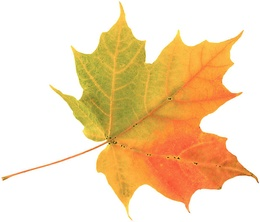
%> input picture leaf.jpg, 260 x 222 px, shrunk from 619 x 528 before the run
$ octave f2018B5A70456H.m   (GNU Octave 9; MATLAB toolbox functions it lacks are replaced by stand-ins)
%> lines starting %> are read from the running program, lines starting %| are printed output that depends on the picture; in (x1, y1, x2, y2) boxes, pixels count from 0 and x2, y2 are one past the last pixel; in counts of white or black regions, pixels touching at a corner belong together; the program's own positions count from 1
### interpolate.m
function scaledImg = interpolate(originalImg)
    %Billinear interpolation to increase the number of pixels in the image
    [m,n] = size(originalImg);
    temp = zeros(2*m, 2*n);
    scaledImg = zeros(2*m,2*n);

    k = 1; % running index for the scaled Image
    % Inserting rows to obtain temp
    for i = 1:m
        for j = 1:n
            temp(k,j) = originalImg(i,j); % putting the original row
        end
        k = k+1;
        % inserting a row
        if i<m
            for j = 1:n
                temp(k,j) = (originalImg(i,j) + originalImg(i+1, j))/2;

            end
            k = k+1;

        elseif i==m
            for j = 1:n
                temp(k,j) = originalImg(i,j); % putting the original row
            end
        end
    end

    % Inserting columns to obtain final scaledImg
    k = 1;
    for i = 1:n
        for j = 1:(2*m)
            scaledImg(j,k) = temp(j,i); % putting the original row
        end
        k = k+1;
        % inserting a new column
        if i<n
            for j = 1:(2*m)
                scaledImg(j,k) = fix((temp(j,i) + temp(j,i+1))/2);
            end
            k = k+1;

        elseif i==n
            for j = 1:(2*m)
                scaledImg(j,k) = temp(j,i); % putting the original row
            end
        end
    end
    scaledImg = uint8(scaledImg);

end

### correctedInterpolate.m
function scaledImg = correctedInterpolate(originalImg)
    % Billinear interpolation to increase the number of pixels in the image
    [m,n] = size(originalImg);
    temp = zeros(2*m, 2*n);
    scaledImg = zeros(2*m,2*n);

    k = 1; % running index for the scaled Image
    % Inserting rows to obtain temp
    for i = 1:m-1
           for j = 1:n
               temp(k,j) = originalImg(i,j); % putting the original row
           end
           k = k+1;
           if i<m-1
               % Inserting a row using interpolation
               for j = 1:n
                   temp(k,j) = (originalImg(i,j) + originalImg(i+1, j))/2;
               end
               k = k+1;
           end
    end
    % Inserting last 3 rows
    % 3rd last row
    for j = 1:n
        temp(k,j) = (originalImg(i,j)*2/3 + originalImg(i+1,j)*1/3);
    end
    k = k+1;
    % 2nd last row
    for j = 1:n
        temp(k,j) = (originalImg(i,j)*1/3 + originalImg(i+1,j)*2/3);
    end
    k = k+1;
    i = i+1;
    %last row
    for j = 1:n
        temp(k,j) = originalImg(i,j);
    end

    %Inserting columns to obtain the final scaledImg
    k = 1;
    for i = 1:n-1
           for j = 1:(2*m)
               scaledImg(j,k) = temp(j,i); % putting the original row
           end
           k = k+1;
           if i<n-1
               % Inserting a row using interpolation
               for j = 1:(2*m)
                   scaledImg(j,k) = (temp(j,i) + temp(j,i+1))/2;
               end
               k = k+1;
           end
    end
    % Inserting last 3 columns
    % 3rd last column
    for j = 1:(2*m)
        scaledImg(j,k) = temp(j,i)*2/3 + temp(j,i+1)*1/3;
    end
    k = k+1;
    % 2nd last row
    for j = 1:(2*m)
        scaledImg(j,k) = temp(j,i)*1/3 + temp(j,i+1)*2/3;
    end
    k = k+1;
    i = i+1;
    %last row
    for j = 1:(2*m)
        scaledImg(j,k) = temp(j,i);
    end

    scaledImg = uint8(scaledImg);
end

### f2018B5A70456H.m
clear;
ImgName = input("Enter the name of the image (without quotes):",'s'); %eg: leaf.jpg
%> the answer given: leaf.jpg
originalImg = imread(ImgName);
%> originalImg is the input picture: size 222x260x3 uint8; mean R, G, B 243.6, 217.2, 181.2
s = size(size(originalImg)); % To check if the image is grayscale or colour
%> s = [1 3]
if isequal(s,[1,2])
    "Image is grayscale"
    scaledImg = interpolate(double(originalImg));
    correctedScaled = correctedInterpolate(double(originalImg));

elseif isequal(s,[1,3])
    "Image is color"
    [R,G,B] = imsplit(originalImg); %split into R,G,B matrices
    scaledR = interpolate(double(R));
%> after the loop in interpolate, `for i = 1:m`: k = 444
%> after the loop in interpolate, `for i = 1:n`: k = 520
    scaledG = interpolate(double(G));
    scaledB = interpolate(double(B));
    scaledImg = cat(3,scaledR,scaledG,scaledB); %concatenate the scaled R,G,B matrices
%> scaledImg: size 444x520x3 uint8

    correctedscR = correctedInterpolate(double(R));
%> after the loop in correctedInterpolate, `for j = 1:n`: temp: size 444x520 double; min 0, max 255, mean 121.2
%> after the loop in correctedInterpolate, `for j = 1:n`: temp: size 444x520 double; min 0, max 255, mean 121.5
%> after the loop in correctedInterpolate, `for j = 1:n`: temp: size 444x520 double; min 0, max 255, mean 121.8; mean of the top-left, top-right, bottom-left and bottom-right quarters 240.9, 0, 246.3, 0
%> after the loop in correctedInterpolate, `for j = 1:(2*m)`: scaledImg: size 444x520 double; min 0, max 255, mean 242.6
%> after the loop in correctedInterpolate, `for j = 1:(2*m)`: scaledImg: size 444x520 double; min 0, max 255, mean 243.1
%> after the loop in correctedInterpolate, `for j = 1:(2*m)`: scaledImg: size 444x520 double; min 77, max 255, mean 243.6; mean of the top-left, top-right, bottom-left and bottom-right quarters 237.7, 244.1, 246.3, 246.3
    correctedscG = correctedInterpolate(double(G));
%> after the loop in correctedInterpolate (call 2), `for j = 1:n`: temp: size 444x520 double; min 0, max 255, mean 108
%> after the loop in correctedInterpolate (call 2), `for j = 1:n`: temp: size 444x520 double; min 0, max 255, mean 108.3
%> after the loop in correctedInterpolate (call 2), `for j = 1:n`:
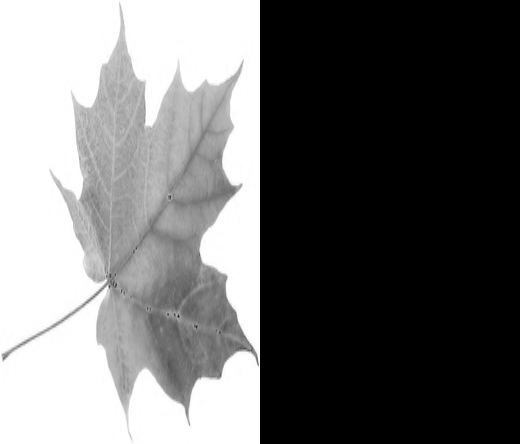
%> temp: size 444x520 double; min 0, max 255, mean 108.6; mean of the top-left, top-right, bottom-left and bottom-right quarters 222.6, 0, 211.8, 0
%> after the loop in correctedInterpolate (call 2), `for j = 1:(2*m)`: scaledImg: size 444x520 double; min 0, max 255, mean 216.2
%> after the loop in correctedInterpolate (call 2), `for j = 1:(2*m)`: scaledImg: size 444x520 double; min 0, max 255, mean 216.7
%> after the loop in correctedInterpolate (call 2), `for j = 1:(2*m)`:
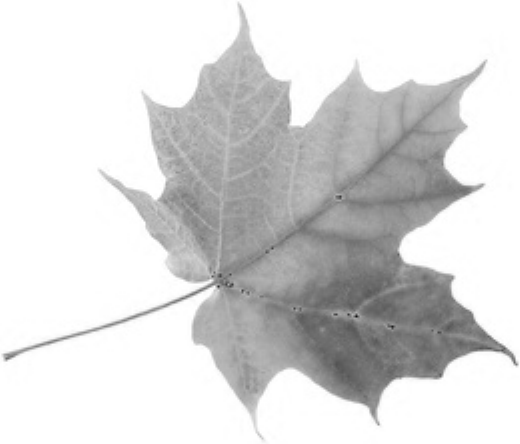
%> scaledImg: size 444x520 double; min 17, max 255, mean 217.2
    correctedscB = correctedInterpolate(double(B));
%> after the loop in correctedInterpolate (call 3), `for j = 1:n`: temp: size 444x520 double; min 0, max 255, mean 90
%> after the loop in correctedInterpolate (call 3), `for j = 1:n`:
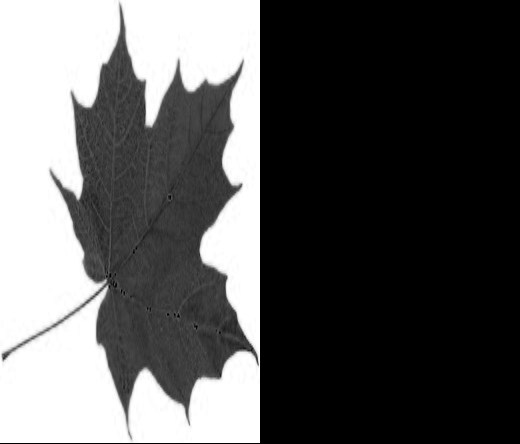
%> temp: size 444x520 double; min 0, max 255, mean 90.3
%> after the loop in correctedInterpolate (call 3), `for j = 1:n`:
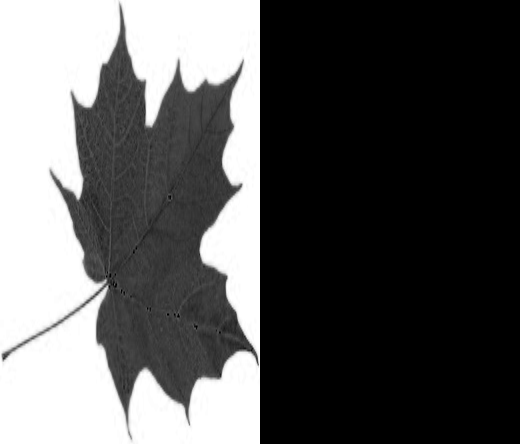
%> temp: size 444x520 double; 0.11% of pixels changed, all inside (x1, y1, x2, y2) = (0, 443, 260, 444)
%> after the loop in correctedInterpolate (call 3), `for j = 1:(2*m)`:
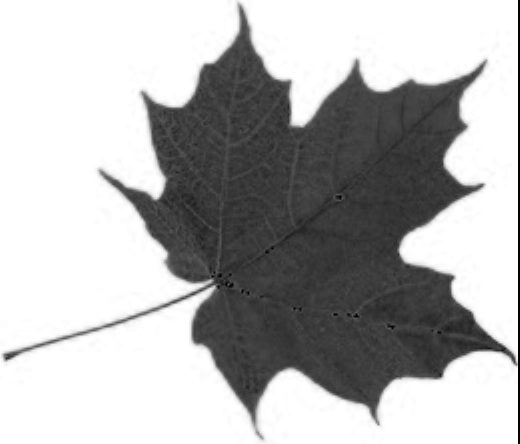
%> scaledImg: size 444x520 double; min 0, max 255, mean 180.2
%> after the loop in correctedInterpolate (call 3), `for j = 1:(2*m)`:
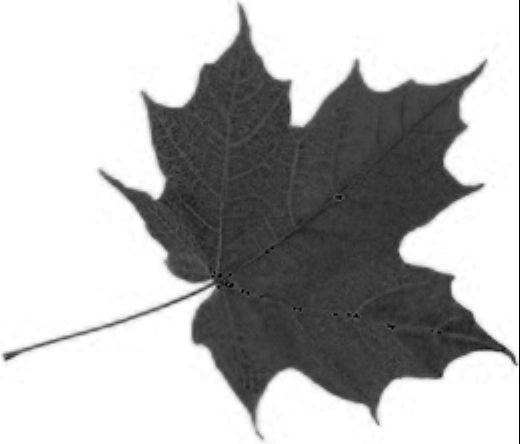
%> scaledImg: size 444x520 double; 0.19% of pixels changed, all inside (x1, y1, x2, y2) = (518, 0, 519, 444)
%> after the loop in correctedInterpolate (call 3), `for j = 1:(2*m)`:
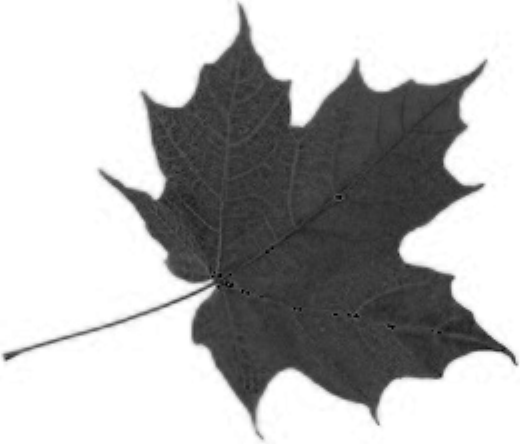
%> scaledImg: size 444x520 double; 0.19% of pixels changed, all inside (x1, y1, x2, y2) = (519, 0, 520, 444)
    correctedScaled = cat(3,correctedscR,correctedscG,correctedscB);

end
%imtool(originalImg)
%imtool(scaledImg)
%imtool(correctedScaled)
imwrite(correctedScaled,'newLogo.jpeg','JPEG');

% Uncomment these lines to compare the images with pre-existing
% Interpolation techniques
%imtool(originalImg,'Interpolation','bilinear')
%imtool(originalImg,'Interpolation','nearest')
